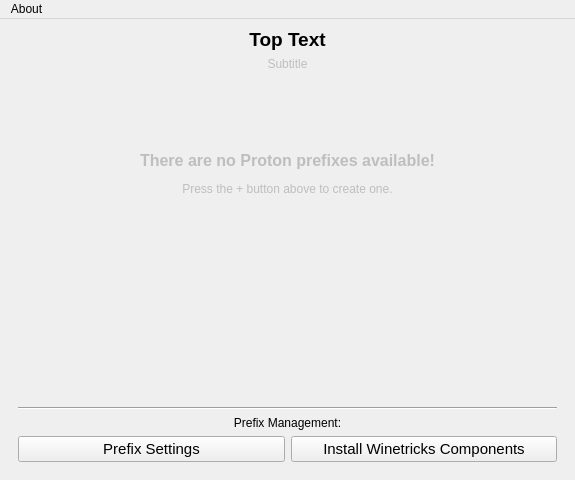
<?xml version="1.0" encoding="UTF-8"?>
<ui version="4.0">
 <class>NeroManagerWindow</class>
 <widget class="QMainWindow" name="NeroManagerWindow">
  <property name="geometry">
   <rect>
    <x>0</x>
    <y>0</y>
    <width>575</width>
    <height>480</height>
   </rect>
  </property>
  <property name="windowTitle">
   <string>NeroManagerWindow</string>
  </property>
  <widget class="QWidget" name="centralwidget">
   <layout class="QVBoxLayout" name="verticalLayout" stretch="0,0,0">
    <item>
     <layout class="QHBoxLayout" name="horizontalLayout">
      <item>
       <widget class="QPushButton" name="backButton">
        <property name="sizePolicy">
         <sizepolicy hsizetype="Minimum" vsizetype="Minimum">
          <horstretch>0</horstretch>
          <verstretch>0</verstretch>
         </sizepolicy>
        </property>
        <property name="text">
         <string/>
        </property>
        <property name="icon">
         <iconset theme="user-bookmarks"/>
        </property>
        <property name="iconSize">
         <size>
          <width>24</width>
          <height>24</height>
         </size>
        </property>
        <property name="flat">
         <bool>true</bool>
        </property>
       </widget>
      </item>
      <item>
       <layout class="QVBoxLayout" name="verticalLayout_2">
        <item>
         <widget class="QLabel" name="topTitle">
          <property name="sizePolicy">
           <sizepolicy hsizetype="Expanding" vsizetype="Preferred">
            <horstretch>0</horstretch>
            <verstretch>0</verstretch>
           </sizepolicy>
          </property>
          <property name="font">
           <font>
            <pointsize>14</pointsize>
            <bold>true</bold>
           </font>
          </property>
          <property name="text">
           <string>Top Text</string>
          </property>
          <property name="alignment">
           <set>Qt::AlignmentFlag::AlignCenter</set>
          </property>
         </widget>
        </item>
        <item>
         <widget class="QLabel" name="topSubtitle">
          <property name="enabled">
           <bool>false</bool>
          </property>
          <property name="sizePolicy">
           <sizepolicy hsizetype="Expanding" vsizetype="Preferred">
            <horstretch>0</horstretch>
            <verstretch>0</verstretch>
           </sizepolicy>
          </property>
          <property name="font">
           <font>
            <pointsize>9</pointsize>
           </font>
          </property>
          <property name="text">
           <string>Subtitle</string>
          </property>
          <property name="alignment">
           <set>Qt::AlignmentFlag::AlignCenter</set>
          </property>
         </widget>
        </item>
       </layout>
      </item>
      <item>
       <widget class="QPushButton" name="addButton">
        <property name="sizePolicy">
         <sizepolicy hsizetype="Minimum" vsizetype="Minimum">
          <horstretch>0</horstretch>
          <verstretch>0</verstretch>
         </sizepolicy>
        </property>
        <property name="text">
         <string/>
        </property>
        <property name="icon">
         <iconset theme="folder-new"/>
        </property>
        <property name="iconSize">
         <size>
          <width>24</width>
          <height>24</height>
         </size>
        </property>
        <property name="flat">
         <bool>true</bool>
        </property>
       </widget>
      </item>
     </layout>
    </item>
    <item>
     <widget class="QScrollArea" name="prefixesScrollArea">
      <property name="sizePolicy">
       <sizepolicy hsizetype="Expanding" vsizetype="Expanding">
        <horstretch>0</horstretch>
        <verstretch>0</verstretch>
       </sizepolicy>
      </property>
      <property name="frameShape">
       <enum>QFrame::Shape::NoFrame</enum>
      </property>
      <property name="frameShadow">
       <enum>QFrame::Shadow::Plain</enum>
      </property>
      <property name="horizontalScrollBarPolicy">
       <enum>Qt::ScrollBarPolicy::ScrollBarAlwaysOff</enum>
      </property>
      <property name="widgetResizable">
       <bool>true</bool>
      </property>
      <property name="alignment">
       <set>Qt::AlignmentFlag::AlignHCenter|Qt::AlignmentFlag::AlignTop</set>
      </property>
      <widget class="QWidget" name="prefixesScrollContents">
       <property name="geometry">
        <rect>
         <x>0</x>
         <y>0</y>
         <width>563</width>
         <height>201</height>
        </rect>
       </property>
       <property name="sizePolicy">
        <sizepolicy hsizetype="Preferred" vsizetype="Minimum">
         <horstretch>0</horstretch>
         <verstretch>0</verstretch>
        </sizepolicy>
       </property>
       <layout class="QVBoxLayout" name="verticalLayout2" stretch="0,1,2,1">
        <item>
         <layout class="QGridLayout" name="prefixesList"/>
        </item>
        <item>
         <spacer name="verticalSpacer_2">
          <property name="orientation">
           <enum>Qt::Orientation::Vertical</enum>
          </property>
          <property name="sizeHint" stdset="0">
           <size>
            <width>20</width>
            <height>0</height>
           </size>
          </property>
         </spacer>
        </item>
        <item>
         <widget class="QLabel" name="missingPrefixesLabel">
          <property name="enabled">
           <bool>false</bool>
          </property>
          <property name="text">
           <string>&lt;html&gt;&lt;head/&gt;&lt;body&gt;&lt;p&gt;&lt;span style=&quot; font-size:12pt; font-weight:700;&quot;&gt;There are no Proton prefixes available!&lt;/span&gt;&lt;/p&gt;&lt;p&gt;Press the + button above to create one.&lt;/p&gt;&lt;/body&gt;&lt;/html&gt;</string>
          </property>
          <property name="alignment">
           <set>Qt::AlignmentFlag::AlignCenter</set>
          </property>
         </widget>
        </item>
        <item>
         <spacer name="verticalSpacer_3">
          <property name="orientation">
           <enum>Qt::Orientation::Vertical</enum>
          </property>
          <property name="sizeHint" stdset="0">
           <size>
            <width>20</width>
            <height>0</height>
           </size>
          </property>
         </spacer>
        </item>
       </layout>
      </widget>
     </widget>
    </item>
    <item>
     <widget class="QScrollArea" name="prefixContentsScrollArea">
      <property name="frameShape">
       <enum>QFrame::Shape::NoFrame</enum>
      </property>
      <property name="frameShadow">
       <enum>QFrame::Shadow::Plain</enum>
      </property>
      <property name="horizontalScrollBarPolicy">
       <enum>Qt::ScrollBarPolicy::ScrollBarAlwaysOff</enum>
      </property>
      <property name="widgetResizable">
       <bool>true</bool>
      </property>
      <property name="alignment">
       <set>Qt::AlignmentFlag::AlignHCenter|Qt::AlignmentFlag::AlignTop</set>
      </property>
      <widget class="QWidget" name="prefixContentsScrollContents">
       <property name="geometry">
        <rect>
         <x>0</x>
         <y>0</y>
         <width>563</width>
         <height>201</height>
        </rect>
       </property>
       <layout class="QVBoxLayout" name="verticalLayout_3">
        <item>
         <layout class="QVBoxLayout" name="prefixContentsPage" stretch="0,1,0,0,0">
          <item>
           <layout class="QGridLayout" name="prefixContentsGrid">
            <property name="sizeConstraint">
             <enum>QLayout::SizeConstraint::SetNoConstraint</enum>
            </property>
           </layout>
          </item>
          <item>
           <spacer name="verticalSpacer">
            <property name="orientation">
             <enum>Qt::Orientation::Vertical</enum>
            </property>
            <property name="sizeHint" stdset="0">
             <size>
              <width>20</width>
              <height>0</height>
             </size>
            </property>
           </spacer>
          </item>
          <item>
           <widget class="Line" name="separator">
            <property name="orientation">
             <enum>Qt::Orientation::Horizontal</enum>
            </property>
           </widget>
          </item>
          <item>
           <widget class="QLabel" name="prefixManagementHeader">
            <property name="sizePolicy">
             <sizepolicy hsizetype="Preferred" vsizetype="Fixed">
              <horstretch>0</horstretch>
              <verstretch>0</verstretch>
             </sizepolicy>
            </property>
            <property name="text">
             <string>Prefix Management:</string>
            </property>
            <property name="alignment">
             <set>Qt::AlignmentFlag::AlignCenter</set>
            </property>
           </widget>
          </item>
          <item>
           <layout class="QHBoxLayout" name="prefixManagementRow">
            <property name="sizeConstraint">
             <enum>QLayout::SizeConstraint::SetFixedSize</enum>
            </property>
            <item>
             <widget class="QPushButton" name="prefixSettingsBtn">
              <property name="font">
               <font>
                <pointsize>11</pointsize>
               </font>
              </property>
              <property name="text">
               <string>Prefix Settings</string>
              </property>
              <property name="icon">
               <iconset theme="preferences-system"/>
              </property>
              <property name="iconSize">
               <size>
                <width>16</width>
                <height>16</height>
               </size>
              </property>
             </widget>
            </item>
            <item>
             <widget class="QPushButton" name="prefixTricksBtn">
              <property name="font">
               <font>
                <pointsize>11</pointsize>
               </font>
              </property>
              <property name="text">
               <string>Install Winetricks Components</string>
              </property>
              <property name="icon">
               <iconset theme="package-x-generic"/>
              </property>
              <property name="iconSize">
               <size>
                <width>16</width>
                <height>16</height>
               </size>
              </property>
             </widget>
            </item>
           </layout>
          </item>
         </layout>
        </item>
       </layout>
      </widget>
     </widget>
    </item>
   </layout>
  </widget>
  <widget class="QMenuBar" name="menubar">
   <property name="geometry">
    <rect>
     <x>0</x>
     <y>0</y>
     <width>575</width>
     <height>19</height>
    </rect>
   </property>
   <widget class="QMenu" name="menuAbout">
    <property name="title">
     <string>About</string>
    </property>
    <addaction name="actionAbout_Nero"/>
   </widget>
   <addaction name="menuAbout"/>
  </widget>
  <action name="actionAbout_Nero">
   <property name="text">
    <string>&amp;About Nero...</string>
   </property>
  </action>
 </widget>
 <resources/>
 <connections/>
</ui>
